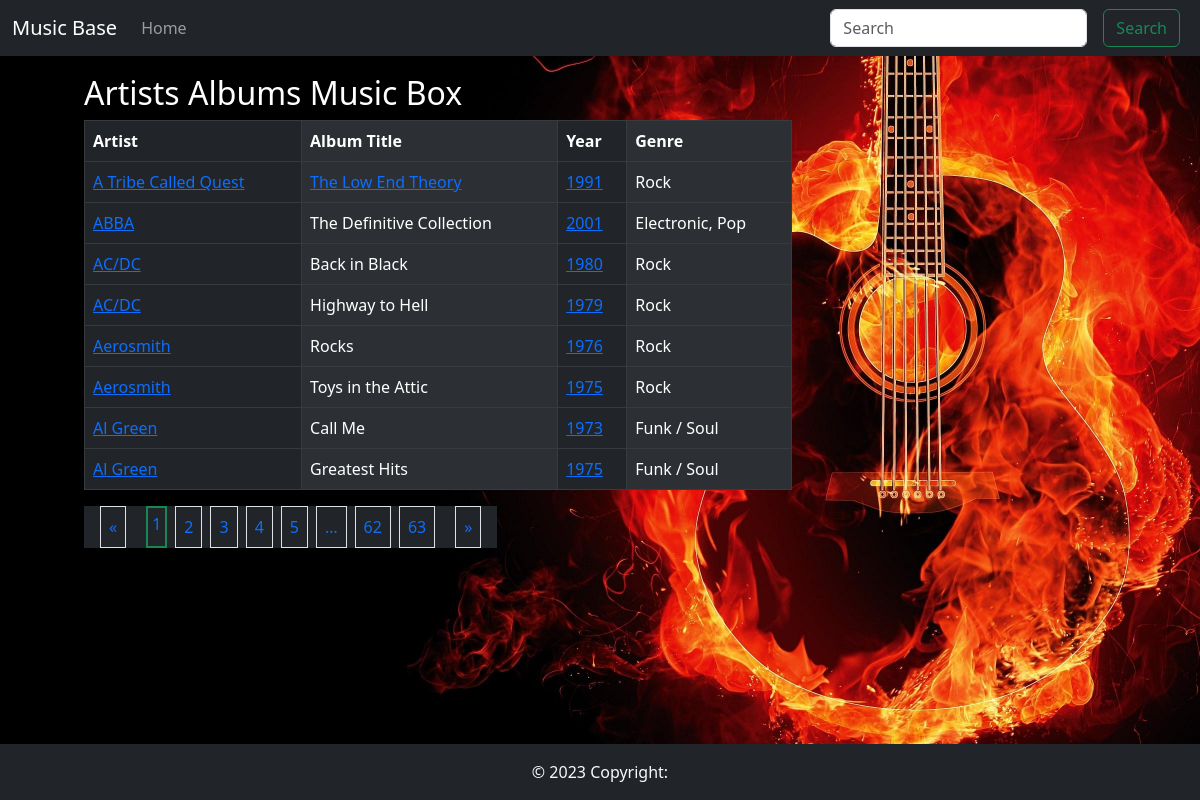
The page /home on the database its author committed.
### music_base/models.py (models this page shows, shortened)
class Link(db.Model):
    id = db.Column(db.Integer(), primary_key=True)
    link = db.Column(db.String(length=255))
    album_id = db.Column(db.Integer(), db.ForeignKey("album.id"), nullable=False)

class Artist(db.Model):
    id = db.Column(db.Integer(), primary_key=True)
    artist_name = db.Column(db.String(length=255), nullable=False, unique=True)

class Album(db.Model):
    id = db.Column(db.Integer(), primary_key=True)
    album_title = db.Column(db.String(length=255), nullable=False)
    released_date = db.Column(db.String(length=4), nullable=False)
    artist_id = db.Column(db.Integer(), db.ForeignKey("artist.id"), nullable=False)
    genre_id = db.Column(db.Integer(), db.ForeignKey("genre.id"), nullable=False)
    artist = db.relationship("Artist", backref="album")
    genre = db.relationship("Genre", backref="album")
    link = db.relationship("Link", backref="album", cascade="all")

class Genre(db.Model):
    id = db.Column(db.Integer(), primary_key=True)
    genre = db.Column(db.String(length=255), nullable=False, unique=True)

### music_base/routers.py (the view)
@app.route("/")
@app.route("/home")
def home_page():
    page = request.args.get("page", 1, type=int)
    rows_per_page = int(getenv("ROWS_PER_PAGE"))
    content = Album.query.join(Artist, Album.artist_id == Artist.id) \
        .join(Genre, Album.genre_id == Genre.id) \
        .outerjoin(Link, or_(Link.album_id == Album.id, Link.album_id is None)) \
        .add_columns(Album.album_title, Album.id, Album.released_date,
                     Artist.artist_name, Genre.genre, Artist.id, Link) \
        .order_by(Artist.artist_name).paginate(page=page,
                                               per_page=rows_per_page)
    return render_template("home.html", content=content)

### music_base/templates/home.html (shortened to what this page needs)
{% extends 'base.html'%}
{% import 'includes/_macros.html' as macros %}
{% block content %}
<div class="row fixed" style="margin-top: 50px; margin-left: 30px">
    <div class="col-8">
        <h2 class="mt-4">Artists Albums Music Box</h2>
        <div class="mb-5">
             {% include '/includes/album_table.html' %}
            {% if content %}
                <div class="pagination mb-2">
                    {{ macros.pagination_widget(content, 'home_page') }}
                </div>
            {% endif %}
        </div>
    </div>
</div>
{% endblock %}

### music_base/templates/base.html (shortened to what this page needs)
<!doctype html>
<html lang="en">
<head>
    {% include './includes/style.html' %}
</head>
{% block body %}
<body>
<header>
    {% include '/includes/navbar.html' %}
</header>
<main>
    <div class="container">
        {% block content %}
        {% endblock %}
    </div>
</main>
{% include '/includes/footer.html' %}
</body>
{% endblock %}
</html>

### music_base/templates/includes/_macros.html
{% macro pagination_widget(pagination, endpoint) %}
<ul class="pagination bg-dark mt-0">
    <li class="border mx-3 p-2 {% if not pagination.has_prev %}disabled{% endif %}">
        <a href="{% if pagination.has_prev %}{{ url_for(endpoint, page=pagination.prev_num, **kwargs) }}{% else %}#{% endif %}">
            &laquo;
        </a>
    </li>
    {% for p in pagination.iter_pages() %}
        {% if p %}
            {% if p == pagination.page %}
            <li class="active border border-success border-2 p-1 mx-1">
                <a href="{{ url_for(endpoint, page=p, **kwargs) }}">{{ p }}</a>
            </li>
            {% else %}
            <li class="mx-1 p-2 border" >
                <a href="{{ url_for(endpoint, page=p, **kwargs) }}">{{ p }}</a>
            </li>
            {% endif %}
        {% else %}
        <li class="disabled mx-1 p-2 border"><a href="#">&hellip;</a></li>
        {% endif %}
    {% endfor %}
    <li class="border mx-3 p-2 {% if not pagination.has_next %}disabled{% endif %}">
        <a  href="{% if pagination.has_next %}{{ url_for(endpoint, page=pagination.next_num, **kwargs) }}{% else %}#{% endif %}">
            &raquo;
        </a>
    </li>
</ul>
{% endmacro %}

### music_base/templates/includes/style.html (shortened to what this page needs)
<link href="https://cdn.jsdelivr.net/npm/bootstrap@5.3.0/dist/css/bootstrap.min.css" rel="stylesheet">
<link rel="stylesheet" href="/static/css/main.css">

### music_base/templates/includes/navbar.html (shortened to what this page needs)
<nav class="navbar navbar-expand-md navbar-dark bg-dark fixed-top">
    <div class="container-fluid">
        <a class="navbar-brand" href="{{ url_for('home_page') }}">
            Music Base</a>
        <div class="collapse navbar-collapse" id="navbarSupportedContent">
            <ul class="navbar-nav me-auto mb-2 mb-lg-0">
                <li class="nav-item active">
                    <a class="nav-link" href="{{ url_for('home_page')}}">Home </a>
                </li>
            </ul>
            <form class="d-flex" role="search">
                <input class="form-control me-2" type="search" placeholder="Search" aria-label="Search">
                <button class="btn btn-outline-success mx-2" type="submit">Search</button>
            </form>
        </div>
    </div>
</nav>

### music_base/templates/includes/album_table.html (shortened to what this page needs)
<table class="table table-hover table-bordered table-striped-columns table-dark">
    <thead>
    <tr>
        <th scope="col">Artist</th>
        <th scope="col">Album Title</th>
        <th scope="col">Year</th>
        <th scope="col">Genre</th>
    </tr>
    </thead>
    <tbody>
    {% for item in content.items %}
    <tr>
        <td><a href="/artist/{{item.id}}">{{item.artist_name}}</a></td>
        {% if item.Link.link %}
            <td><a href="{{ item.Link.link }}" target="_blank">{{item.album_title}}</a></td>
        {% else %}
            <td>{{item.album_title}}</td>
        {% endif %}
        <td><a href="/albums/{{item.released_date}}">{{item.released_date}}</a></td>
        <td>{{item.genre}}</td>
    </tr>
    {% endfor %}
    </tbody>
</table>

### music_base/templates/includes/footer.html
<footer class="footer  py-3 bg-dark fixed-bottom">
  <div class="container text-center mx-auto">
    <span class="text-light">
      © <script>document.write(new Date().getFullYear())</script> Copyright:
    </span>
  </div>
</footer>

### music_base/static/css/main.css (style rules this page uses)
body { background-image: url('../img/img-bg.jpg'); background-size: cover; background-repeat: no-repeat; background-attachment: fixed }
h1,h2 { color: white; }
ul.pagination a { text-decoration: none; }

### rows shown on the page
Link: artist_name "A Tribe Called Quest", album_title "The Low End Theory", released_date "1991", genre "Rock"
Album: artist_name "ABBA", album_title "The Definitive Collection", released_date "2001", genre "Electronic, Pop"
Album: artist_name "AC/DC", album_title "Back in Black", released_date "1980", genre "Rock"
Album: artist_name "AC/DC", album_title "Highway to Hell", released_date "1979", genre "Rock"
Album: artist_name "Aerosmith", album_title "Rocks", released_date "1976", genre "Rock"
Album: artist_name "Aerosmith", album_title "Toys in the Attic", released_date "1975", genre "Rock"
Album: artist_name "Al Green", album_title "Call Me", released_date "1973", genre "Funk / Soul"
Album: artist_name "Al Green", album_title "Greatest Hits", released_date "1975", genre "Funk / Soul"

### other values the page prints
{{ p }} "1"
{{ p }} "2" "3" "4" "5" "62" "63"
